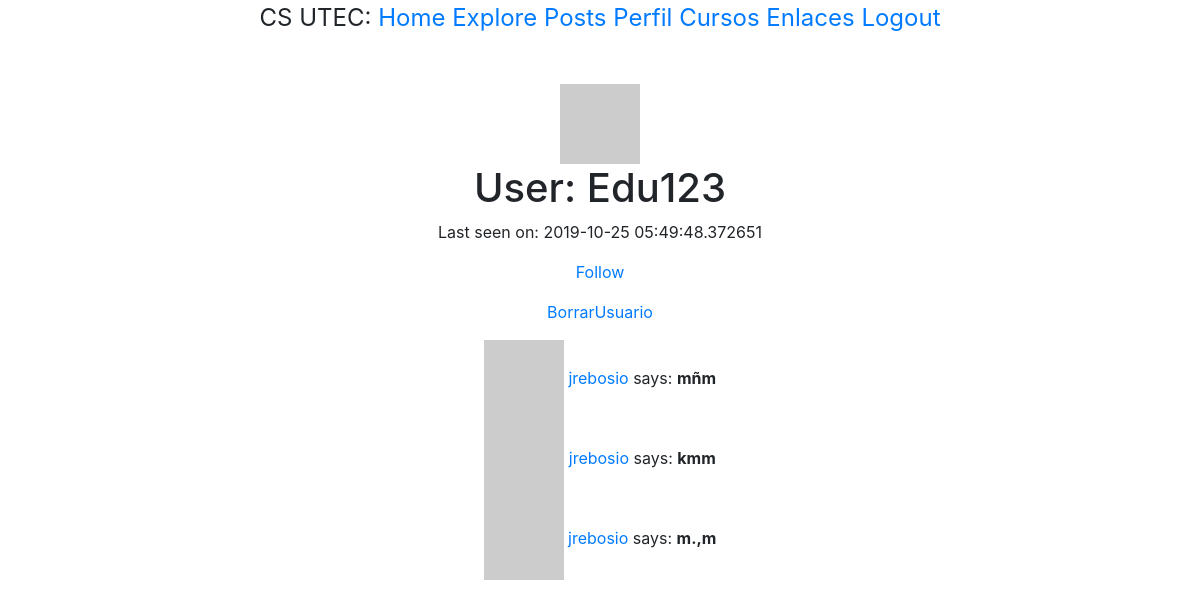
Screenshot of /user/Edu123 (signed in) with the database file from the repository.
### app/models.py (models this page shows, shortened)
class User(UserMixin, db.Model):
    id = db.Column(db.Integer, primary_key=True)
    username = db.Column(db.String(70), index = True, unique = True)
    email = db.Column(db.String(90), index = True, unique = True)
    password_hash = db.Column(db.String(110))
    posts = db.relationship('Post', backref='author', lazy='dynamic')
    gender = db.Column(db.String(5))
    about_me = db.Column(db.String(140))
    last_seen = db.Column(db.DateTime, default=datetime.utcnow)
    followed = db.relationship(
        'User', secondary=followers,
        primaryjoin=(followers.c.follower_id == id),
        secondaryjoin=(followers.c.followed_id == id),
        backref=db.backref('followers', lazy='dynamic'), lazy='dynamic')
    def avatar(self, size):
        digest = md5(self.email.lower().encode('utf-8')).hexdigest()
        return 'https://www.gravatar.com/avatar/{}?d=identicon&s={}'.format(digest, size)
    def is_following(self, user): #Si retorna uno, es porque el usuario sigue.
        return self.followed.filter(
            followers.c.followed_id == user.id).count() > 0 #revisa que
    def user_posts(self):
        return self.posts

class Post(db.Model):
    id = db.Column(db.Integer, primary_key=True)
    body = db.Column(db.String(140))
    timestamp = db.Column(db.DateTime, index=True, default=datetime.utcnow)
    user_id = db.Column(db.Integer, db.ForeignKey('user.id'))

### app/routes.py (the view)
@app.route('/user/<username>')
@login_required
def user(username):
    user = User.query.filter_by(username=username).first_or_404()
    posts = current_user.user_posts()
    return render_template('user.html', user=user, posts=posts)

### app/models.py (called while the page is built)
@login.user_loader
def load_user(id):
    return User.query.get(int(id))

### app/routes.py (called while the page is built)
@app.before_request
def before_request():
    if current_user.is_authenticated:
        current_user.last_seen = datetime.utcnow()
        db.session.commit()

### app/templates/user.html (shortened to what this page needs)
{% extends "base.html" %}
{% block content %}
<br><br>
  <div class="container text-center">
      <div class="row justify-content-center">
          <div class="col">
                <tr valign="top">
                    <td><img src="{{ user.avatar(128) }}" ></td>
                    <td>
                        <h1>User: {{ user.username }}</h1>
                        {% if user.last_seen %}<p>Last seen on: {{ user.last_seen }}</p>{% endif %}
                        {% if user == current_user %}
                        <p><a href="{{ url_for('edit_profile') }}">Edit your profile</a></p>
                        {% elif not current_user.is_following(user) %}
                        <p><a href="{{ url_for('follow', username=user.username) }}">Follow</a></p>
                {% else %}
                <p><a href="{{ url_for('unfollow', username=user.username) }}">Unfollow</a></p>
                        {% endif %}
                    </td>
                </tr>
              <p style="color: red"><a href="{{ url_for('delete', username=user.username) }}">BorrarUsuario</a></p>
          </div>
      </div>
  </div>
     {% for post in posts %}
                {% include "_post.html" %}
    {% endfor %}
{% endblock %}

### app/templates/_post.html
  <div class="container text-center">
      <div class="row justify-content-center">
          <div class="col">
                <tr valign="top">
                    {% if post.author != none %}
                    <td><img src="{{ post.author.avatar(36) }}"></td>
                    <td>
                        <a href="{{ url_for('user', username=post.author.username) }}">
                            {{ post.author.username }}
                        </a>
                        says: <b>{{ post.body }}</b>
                    </td>
                    {% endif %}
                </tr>
          </div>
      </div>
  </div>

### rows the page displays
User: username "Edu123", last_seen "2019-10-25 05:49:48.372651"
Post: author.username "jrebosio", body "mñm"
Post: author.username "jrebosio", body "kmm"
Post: author.username "jrebosio", body "m.,m"
